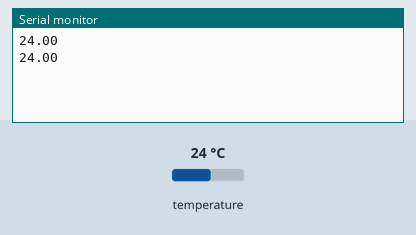
Bench run of a sketch on a simulated ESP32. Shown: the last lines printed to the serial monitor. The test bench sets the inputs (shaded band); at power-on: temperature 24 °C.

Above: at 3.3 s.
3.4 s: temperature set to 12 °C
At 5.0 s:
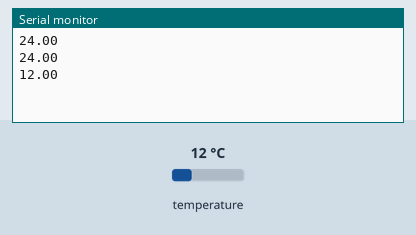
5.9 s: temperature set to 19 °C
At 7.4 s:
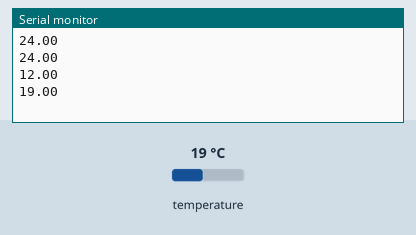
Timing chart, 0 to 8.9 s (numbered marks = the images above; inputs shaded):
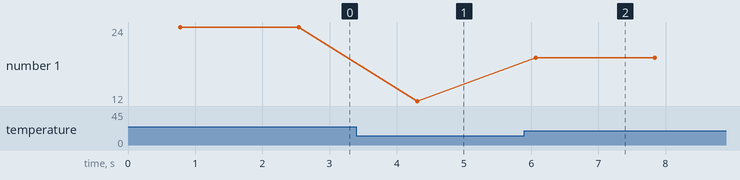

The sketch:

temp_pulse_sensor.ino
```cpp
#include <OneWire.h>
#include <DallasTemperature.h>

#define tempPin 25
#define pulsePin 39

OneWire oneWire(tempPin);
DallasTemperature sensors(&oneWire);

void setup() {
  Serial.begin(9600);
  pinMode(tempPin,INPUT);
  pinMode(pulsePin,INPUT);

  sensors.begin();
}

void loop() {

  sensors.requestTemperatures();

  Serial.println(sensors.getTempCByIndex(0));
  //Serial.println(sensors.getTempFByIndex(0));
  delay(1000);
}
```

Measured:
- after the input at 3.4 s, the serial monitor: prints a new line after 0.91 s (image 1)
- after the input at 5.9 s, the serial monitor: prints a new line after 0.17 s (image 2)
- plotted number 1: 24 → 12 after the input at 3.4 s, 12 → 19 after the input at 5.9 s
